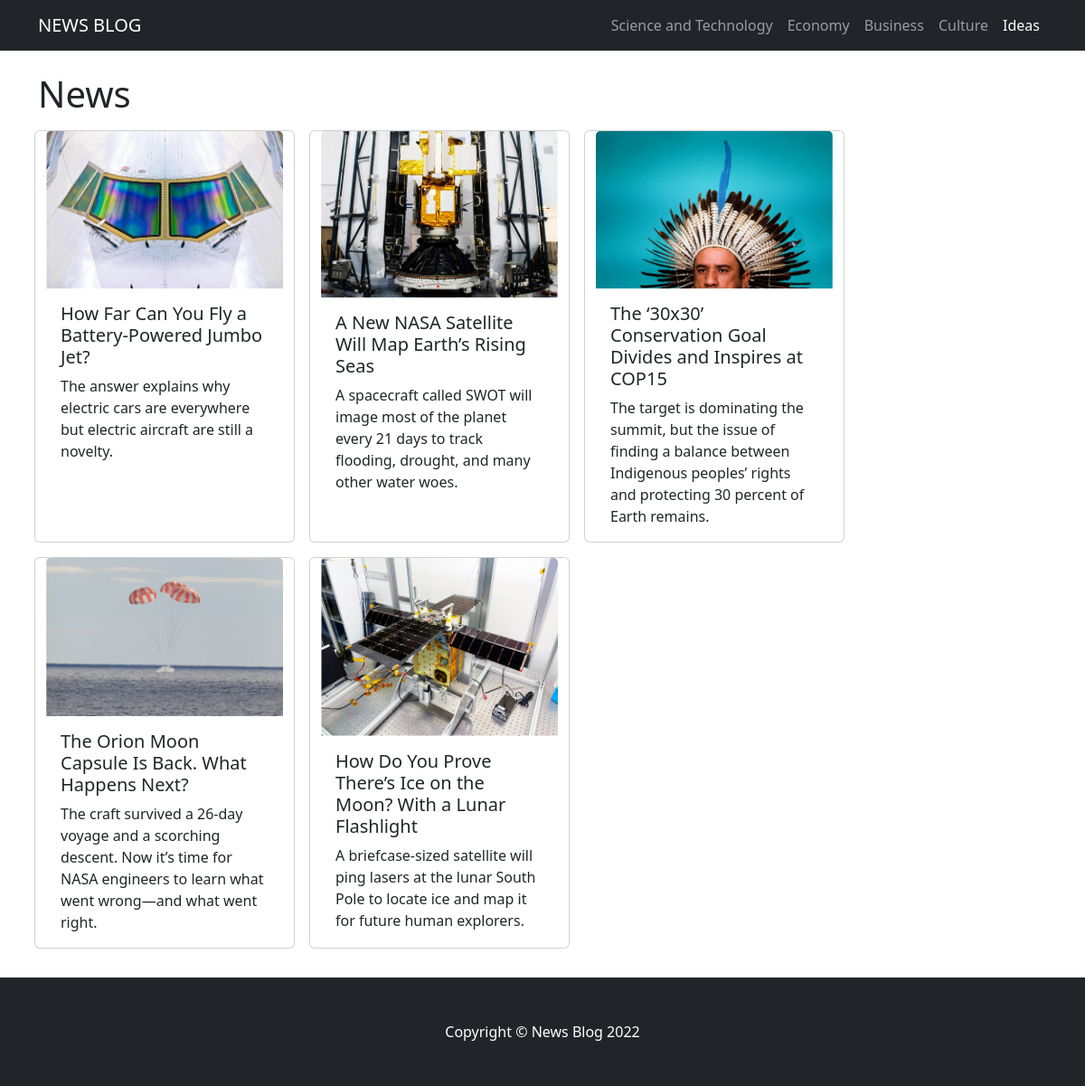
/, run on an earlier commit of the app's database.
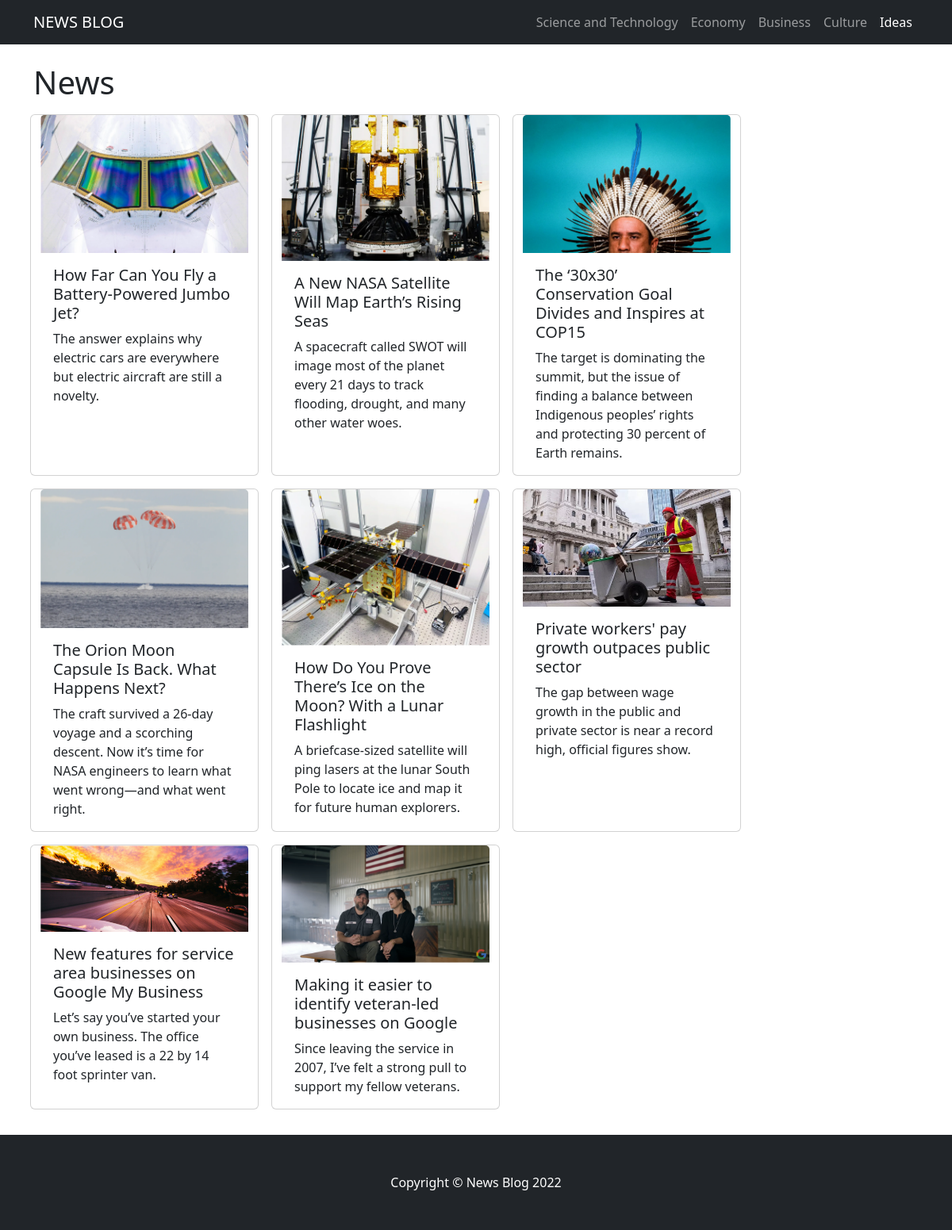
And on a later commit of the database.
### news/models.py (models this page shows, shortened)
class News(models.Model):
    CATEGORY = (('Science and Technology', 'Science and Technology'),
                ('Economy', 'Economy'), ('Business', 'Business'),
                ('Culture', 'Culture'), ('Ideas', 'Ideas'))
    category = models.CharField(max_length=100, choices=CATEGORY)
    title = models.CharField(max_length=100)
    description = models.CharField(max_length=150)
    image = models.ImageField(upload_to='news/images/')
    article = models.TextField()
    date = models.DateTimeField(auto_now=True)

### news/views.py (the view)
# urls.py: 2. Add a URL to urlpatterns:  path('', views.home, name='home')
def home(request):
    news = News.objects.all()
    return render(request, 'home.html', {'page_name': 'News', 'news': news})

### news/templates/home.html (shortened to what this page needs)
{% extends 'base.html' %}
{% block content %}
<div class="container mt-4 mb-4">
    <h1>{{ page_name }}</h1>
    <div class="row">
{% for n in news %}
        <div class="card m-2" style="width: 18rem;" onclick="window.location='{% url 'article' n.id  %}'">
            <img src="{{ n.image.url }}" class="card-img-top" alt="...">
            <div class="card-body">
                <h5 class="card-title">{{ n.title }}</h5>
                <p class="card-text">{{ n.description }}</p>
            </div>
        </div>
{% endfor %}
    </div>
</div>
{% endblock %}

### news/templates/base.html (shortened to what this page needs)
<!DOCTYPE html>
<html lang="en">
<head>
    <link href="https://cdn.jsdelivr.net/npm/bootstrap@5.2.3/dist/css/bootstrap.min.css" rel="stylesheet">
</head>
    <body>
        <nav class="navbar navbar-expand-lg navbar-dark bg-dark">
            <div class="container">
                <a class="navbar-brand" href="{% url 'home' %}">NEWS BLOG</a>
                <div class="collapse navbar-collapse" id="navbarSupportedContent">
                    <ul class="navbar-nav ms-auto mb-2 mb-lg-0">
                        <li class="nav-item"><a class="nav-link" href="{% url 'tech_science' %}">Science and Technology</a></li>
                        <li class="nav-item"><a class="nav-link" href="{% url 'economy' %}">Economy</a></li>
                        <li class="nav-item"><a class="nav-link" href="{% url 'business' %}">Business</a></li>
                        <li class="nav-item"><a class="nav-link" href="{% url 'culture' %}">Culture</a></li>
                        <li class="nav-item"><a class="nav-link active" aria-current="page" href="{% url 'ideas' %}">Ideas</a></li>
                    </ul>
                </div>
            </div>
        </nav>
        {% block content %} {% endblock %}
        <footer class="py-5 bg-dark">
            <div class="container"><p class="m-0 text-center text-white">Copyright &copy; News Blog 2022</p></div>
        </footer>
    </body>
</html>

What changed in the data, as far as the page shows it:
added News: image (picture), title "Private workers' pay growth outpaces public sector", description "The gap between wage growth in the public and private sector is near a record high, official figures show."
added News: image (picture), title "New features for service area businesses on Google My Business", description "Let’s say you’ve started your own business. The office you’ve leased is a 22 by 14 foot sprinter van."
added News: image (picture), title "Making it easier to identify veteran-led businesses on Google", description "Since leaving the service in 2007, I’ve felt a strong pull to support my fellow veterans."
